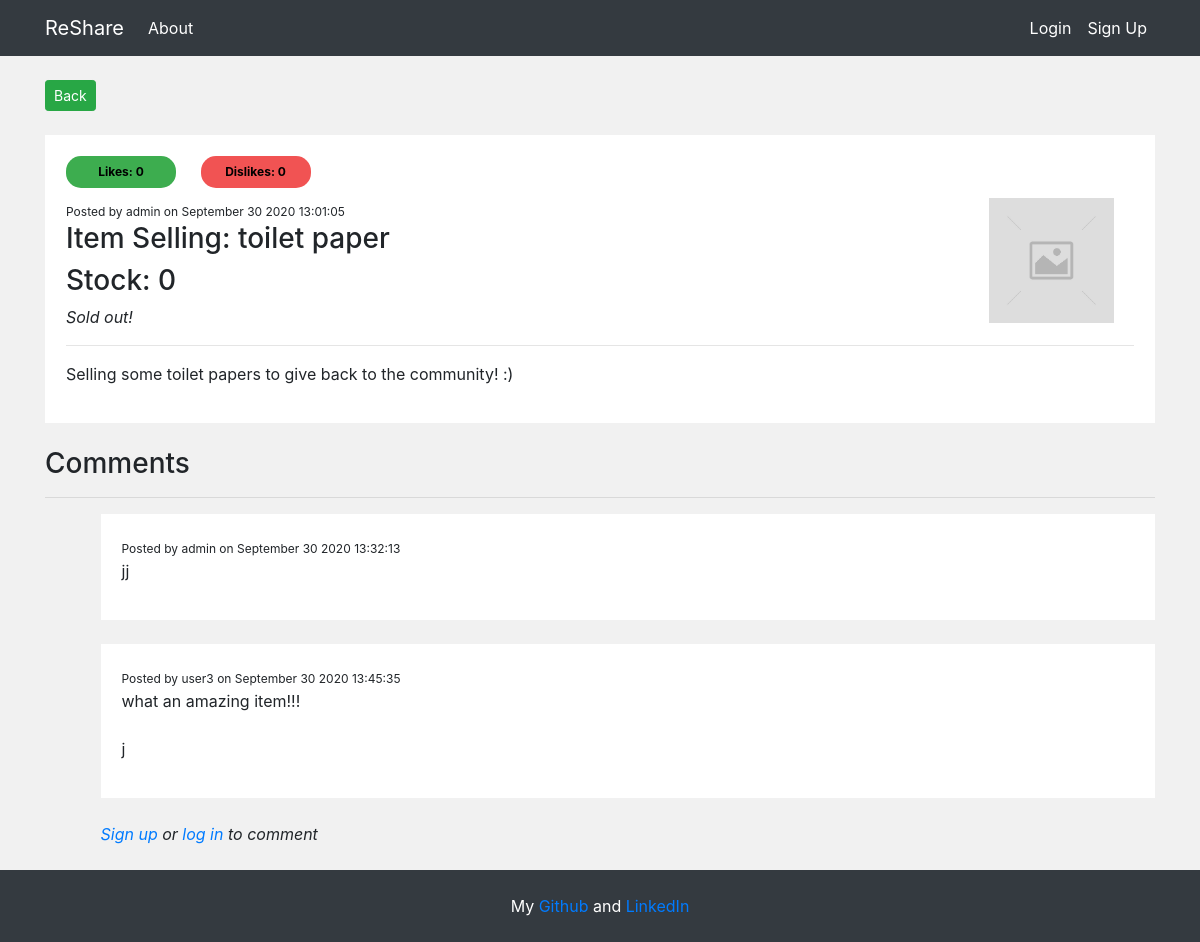
/post/1, run on the app's committed database.
### app/models.py (models this page shows, shortened)
class PostData(db.Model):
    id = db.Column(db.Integer, primary_key=True)
    item = db.Column(db.String(20), nullable=False) # TODO
    stock = db.Column(db.Integer, nullable=False)
    content = db.Column(db.Text, nullable=False)
    author = db.Column(db.String(20), nullable=False, default='Unknown')
    date = db.Column(db.DateTime, nullable=False, default=datetime.now)
    likes = db.Column(db.Integer, nullable=False, default=0)
    dislikes = db.Column(db.Integer, nullable=False, default=0)
    img = db.Column(db.String(20), nullable=False, default='placeholder.jpg')

class CommentData(db.Model):
    id = db.Column(db.Integer, primary_key=True)
    post_id = db.Column(db.Integer, nullable=False)
    content = db.Column(db.Text, nullable=False)
    author = db.Column(db.String(20), nullable=False, default='Unknown')
    date = db.Column(db.DateTime, nullable=False, default=datetime.now)

### app/routes.py (the view)
@app.route('/post/<int:id>', methods=['GET', 'POST'])
def display_post(id):
    post = PostData.query.get_or_404(id)
    form = CreateComment()
    if form.validate_on_submit():
        new_comment = CommentData(post_id = id, content = form.content.data, author = current_user.username)
        db.session.add(new_comment)
        db.session.commit()
        return redirect(url_for('display_post', id=id))
    else:
        comments = CommentData.query.filter_by(post_id=id).order_by(CommentData.date).all()
        return render_template('display_post.html', post=post, comments=comments, form=form)

### app/templates/display_post.html (shortened to what this page needs)
{% extends 'base.html' %}
{% block body %}
  <a class="btn btn-success btn-sm" href="#" onclick="history.go(-1)">Back</a>
  <br />
  <br />
  <div id="{{post.id}}" class="post-container">
    {% if current_user.is_authenticated %}
    <div class="like-bar">
    {% else %}
    <div class="like-bar-view">
    {% endif %}
      <button class="upvote">Likes: {{post.likes}}</button>
      <button class="devote">Dislikes: {{post.dislikes}}</button>
    </div>
    <div>
      <img class="post-img float-right" src="{{url_for('static', filename='images/' + post.img)}}" />
    </div>
    <div id="{{post.id}}">
      <small>Posted by {{post.author}} on </small>
      <small class="publish-date">{{post.date}}</small>
      <h3>Item Selling: {{post.item}}</h3>
      <h3>Stock: {{post.stock}}</h3>
      {% if post.stock == 0 %}
        <i>Sold out!</i>
      {% endif %}
      <hr />
      <p style="white-space: pre-wrap">{{post.content}}</p>
    </div>
  </div>
  <br/>
  <h3>Comments</h3>
  <hr>
  <div id="comment_section">
    {% for comment in comments %}
    <div class="comment-container">
      <small>Posted by {{comment.author}} on </small>
      <small class="publish-date">{{comment.date}}</small>
      <p style="white-space: pre-wrap">{{comment.content}}</p>
    </div>
    <br />
    {%endfor%}
    {%if current_user.is_authenticated%}
      <form method="POST" action="{{url_for('display_post', id=post.id)}}">
        {{form.hidden_tag()}}
        <div class="form-group">
          {{form.content(class="form-control", rows="4")}}
        </div>
        <div class="form-group">
          {{form.submit(class="btn btn-success btn-sm float-right")}}
        </div>
        <br />
      </form>
    {%else%}
      <i>
        <a href="{{url_for('register')}}">
          Sign up
        </a>
        or
        <a href="{{url_for('login')}}">
          log in
        </a>
        to comment
      </i>
    {%endif%}
  </div>
{% endblock %}

### app/static/main.css (style rules this page uses)
.upvote, .devote { padding: 7px; margin-right: 20px; margin-bottom: 10px; border-radius: 15px; width: 110px; font-size: 12px; font-weight: bold; border: none; }
.upvote { background-color: #3dad4f; }
.devote { background-color: #f15353; }
small { font-size: 12px; }
#comment_section { margin-left: 5%; }
.comment-container { padding: 20px; border: 1px solid white; background-color: white; }
.post-container { padding: 20px; border: 1px solid white; background-color: white; }
.post-img { height: 125px; width: 125px; margin-right: 20px; margin-bottom: 16px; }

### data on the page
PostData: likes "0", dislikes "0", img (placeholder picture), author "admin", item "toilet paper", stock "0", content "Selling some toilet papers to give back to the community! :)"
CommentData: author "admin", content "jj"
CommentData: author "user3", content "what an amazing item!!! j"
